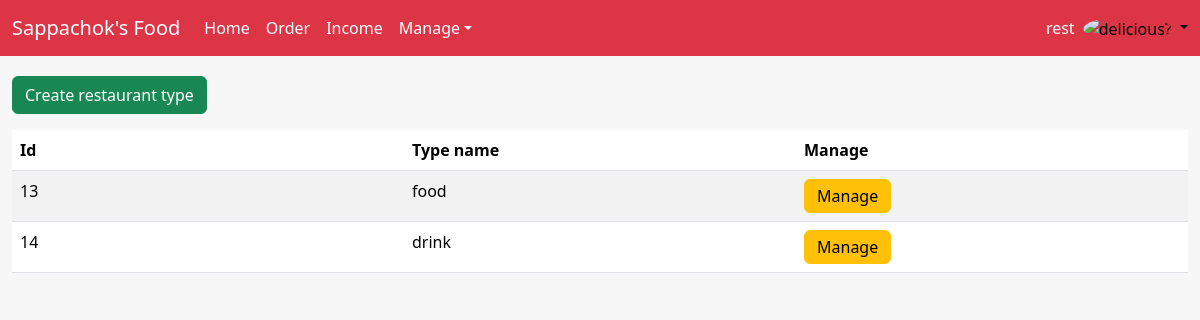
The page /admin/edit_restau_type.php (signed in) on the database its author committed.
### tables this page shows
CREATE TABLE `restau_type` (
  `id` int(11) NOT NULL,
  `type_name` varchar(200) NOT NULL
);

### admin/edit_restau_type.php (the view)
<?php
include("../header.php");
?>
<div class='container-fluid mt-3 table-responsive'>
    <a href='create_restau_type.php' class='mt-1 btn btn-success'>Create restaurant type</a>
    <table class='table table-striped mt-3'>
        <thead>
            <tr class='bg-warning'>
                <th class='col-md-4'>Id</th>
                <th class='col-md-auto'>Type name</th>
                <th class='col-md-4'>Manage</th>
            </tr>
        </thead>
        <?php
        $sql = "select * from restau_type";
        $query = $mysqli -> query($sql);
        if ($query -> num_rows > 0)
        {
            while ($obj = $query -> fetch_object()) {
        ?>
            <tr>
                <td><?php echo $obj -> id; ?></td>
                <td><?php echo $obj-> type_name; ?></td>
                <td>
                    <a href='manage_restau_type.php?id=<?php echo $obj -> id; ?>' class='btn btn-warning py-1'>Manage</a>
                </td>
            </tr>
        <?php }
        } ?>
    </table>
</div>
<?php
include("../footer.php");
?>

### header.php (style rules this page uses)
body, html { background-color: #f7f7f7; color: black; }

### rows shown on the page
restau_type: id "13", type_name "food"
restau_type: id "14", type_name "drink"

### other values the page prints
$_SESSION['username'] "rest"
